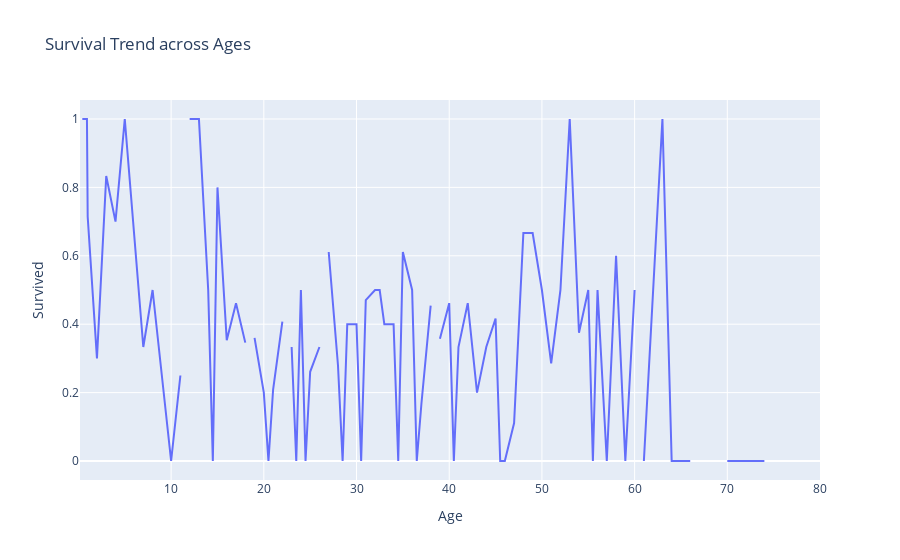

Notebook source saved alongside this figure:
### Code cell
# How survival rate changes with age

df_line = c.groupby("Age")["Survived"].mean().reset_index()
fig = px.line(
    df_line,
    x="Age",
    y="Survived",
    title="Survival Trend across Ages"
)
fig.show()

### Figure 1 — Plotly figure (JSON) as saved in the notebook; plotly's stock layout.template omitted (floating-point values rounded to 4 significant figures)
{"data": [{"hovertemplate": "Age=%{x}<br>Survived=%{y}<extra></extra>", "legendgroup": "", "line": {"color": "#636efa", "dash": "solid"}, "marker": {"symbol": "circle"}, "mode": "lines", "name": "", "orientation": "v", "showlegend": false, "type": "scatter", "x": [0.17, 0.33, 0.42, 0.67, 0.75, 0.83, 0.92, 1, 2, 3, 4, 5, 6, 7, 8, 9, 10, 11, 11.5, 12, 13, 14, 14.5, 15, 16, 17, 18, 18.5, 19, 20, 20.5, 21, 22, 22.5, 23, 23.5, 24, 24.5, 25, 26, 26.5, 27, 28, 28.5, 29, 30, 30.5, 31, 32, 32.5, 33, 34, 34.5, 35, 36, 36.5, 37, 38, 38.5, 39, 40, 40.5, 41, 42, 43, 44, 45, 45.5, 46, 47, 48, 49, 50, 51, 52, 53, 54, 55, 55.5, 56, 57, 58, 59, 60, 60.5, 61, 62, 63, 64, 65, 66, 67, 70, 70.5, 71, 74, 76, 80], "xaxis": "x", "y": [null, null, 1, 1, 1, 1, 1, 0.7143, 0.3, 0.8333, 0.7, 1, 0.6667, 0.3333, 0.5, 0.25, 0, 0.25, null, 1, 1, 0.5, 0, 0.8, 0.3529, 0.4615, 0.3462, null, 0.36, 0.2, 0, 0.2083, 0.4074, null, 0.3333, 0, 0.5, 0, 0.2609, 0.3333, null, 0.6111, 0.28, 0, 0.4, 0.4, 0, 0.4706, 0.5, 0.5, 0.4, 0.4, 0, 0.6111, 0.5, 0, 0.1667, 0.4545, null, 0.3571, 0.4615, 0, 0.3333, 0.4615, 0.2, 0.3333, 0.4167, 0, 0, 0.1111, 0.6667, 0.6667, 0.5, 0.2857, 0.5, 1, 0.375, 0.5, 0, 0.5, 0, 0.6, 0, 0.5, null, 0, 0.5, 1, 0, 0, 0, null, 0, 0, 0, 0, null, 1], "yaxis": "y"}], "layout": {"legend": {"tracegroupgap": 0}, "title": {"text": "Survival Trend across Ages"}, "xaxis": {"anchor": "y", "domain": [0, 1], "title": {"text": "Age"}}, "yaxis": {"anchor": "x", "domain": [0, 1], "title": {"text": "Survived"}}}}
